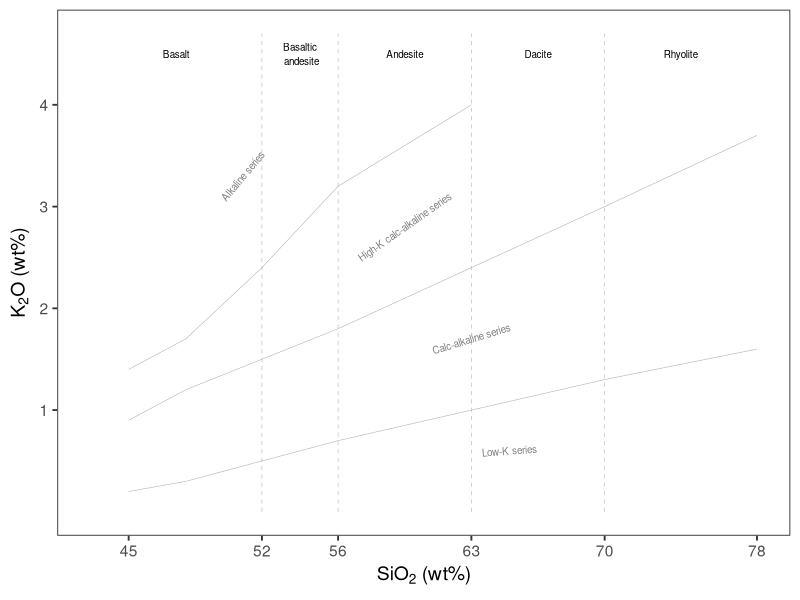

The R source for this figure: (Note: this script raises an error after producing the figure.)
require(here)
require(tidyverse)
require(patchwork)

#### plots ####
shapes <- c("E-11-03"=0,"E-11-06"=1,"E-11-07"=8,"E-11-10"=0,"E-11-11"=1,
            "E-11-13"=2,"E-11-16"=5,"E-11-18"=6,"E-11-19"=8,"K-12-28"=3,"K-12-29"=4,
            "E-11-08"=5,"E-11-08dup"=9,"T-12-06"=2,"T-12-06dup"=14,
            "T-12-07"=7,"T-12-08"=6,"T-12-09"=10,"T-12-10"=11,"K-12-24"=12,
            "K-12-25"=13,"K-12-26"=14)
cols <- c("E-11-03"="red","E-11-06"="red","E-11-07"="red","E-11-10"="#7AD04F",
          "E-11-11"="#7AD04F","E-11-13"="#7AD04F","E-11-16"="#7AD04F",
          "E-11-18"="#7AD04F","E-11-19"="#7AD04F","K-12-28"="red","K-12-29"="red",
          "E-11-08"="red","E-11-08dup"="red","T-12-06"="red","T-12-06dup"="red",
          "T-12-07"="red","T-12-08"="red","T-12-09"="red",
          "T-12-10"="red","K-12-24"="red","K-12-25"="red","K-12-26"="red")


## Figure S8
df = data.frame(x = c(43,78), y = c(0,4))
theme_set(theme_bw(base_size=14))
k2o_sio2 <- ggplot(data=df, mapping=aes(x=x, y=y)) + geom_blank() +
  theme(panel.grid.major = element_blank(), panel.grid.minor = element_blank()) +
  scale_y_continuous(limits=c(0,4.7), breaks = c(1,2,3,4)) +
  scale_x_continuous(limits=c(43,78), breaks = c(45,52,56,63,70,78)) +
  labs(y=expression(K[2]*O*~ "(wt%)"), x=expression(SiO[2]*~ "(wt%)"))+
  annotate("segment", x=52, xend=52, y=0, yend=4.7, size=0.2, linetype="dashed", colour="gray70")+
  annotate("segment", x=56, xend=56, y=0, yend=4.7, size=0.2, linetype="dashed", colour="gray70")+
  annotate("segment", x=63, xend=63, y=0, yend=4.7, size=0.2, linetype="dashed", colour="gray70")+
  annotate("segment", x=70, xend=70, y=0, yend=4.7, size=0.2, linetype="dashed", colour="gray70")+
  annotate("segment", x=48, xend=52, y=0.3, yend=0.5, size=0.2, colour="gray70")+
  annotate("segment", x=52, xend=56, y=0.5, yend=0.7, size=0.2, colour="gray70")+
  annotate("segment", x=56, xend=63, y=0.7, yend=1, size=0.2, colour="gray70")+
  annotate("segment", x=63, xend=70, y=1, yend=1.3, size=0.2, colour="gray70")+
  annotate("segment", x=70, xend=78, y=1.3, yend=1.6, size=0.2, colour="gray70")+
  annotate("segment", x=48, xend=52, y=1.2, yend=1.5, size=0.2, colour="gray70")+
  annotate("segment", x=52, xend=56, y=1.5, yend=1.8, size=0.2, colour="gray70")+
  annotate("segment", x=56, xend=63, y=1.8, yend=2.4, size=0.2, colour="gray70")+
  annotate("segment", x=63, xend=70, y=2.4, yend=3, size=0.2, colour="gray70")+
  annotate("segment", x=70, xend=78, y=3, yend=3.7, size=0.2, colour="gray70")+
  annotate("segment", x=48, xend=52, y=1.7, yend=2.4, size=0.2, colour="gray70")+
  annotate("segment", x=52, xend=56, y=2.4, yend=3.2, size=0.2, colour="gray70")+
  annotate("segment", x=56, xend=63, y=3.2, yend=4, size=0.2, colour="gray70")+
  annotate("segment", x=45, xend=48, y=1.4, yend=1.7, size=0.2, colour="gray70")+
  annotate("segment", x=45, xend=48, y=0.9, yend=1.2, size=0.2, colour="gray70")+
  annotate("segment", x=45, xend=48, y=0.2, yend=0.3, size=0.2, colour="gray70")+
  annotate("text", label="Basalt", x=47.5, y=4.5, size=2.5, colour="black")+
  annotate("text", label="Basaltic\n andesite", x=54, y=4.5, size=2.5, colour="black")+
  annotate("text", label="Andesite", x=59.5, y=4.5, size=2.5, colour="black")+
  annotate("text", label="Dacite", x=66.5, y=4.5, size=2.5, colour="black")+
  annotate("text", label="Rhyolite", x=74, y=4.5, size=2.5, colour="black")+
  annotate("text", label="Alkaline series", x=51, y=3.3, size=2.5, colour="gray50", angle = 50)+
  annotate("text", label="High-K calc-alkaline series", x=59.5, y=2.8, size=2.5, colour="gray50", angle = 35)+
  annotate("text", label="Calc-alkaline series", x=63, y=1.7, size=2.5, colour="gray50", angle = 17)+
  annotate("text", label="Low-K series", x=65, y=0.6, size=2.5, colour="gray50", angle = 4)

#filter iab samples
oxides_iab <- oxides %>%
  filter(Sample %in% c(
    "E-11-03", "E-11-06", "E-11-07", "E-11-10", "E-11-11", "E-11-13", "E-11-16",
    "E-11-18", "E-11-19", "K-12-28", "K-12-29"))
#plot data
p1 <- k2o_sio2 +
  geom_point(data=oxides_iab,
             aes(x=SiO2, y=K2O, color=factor(Sample), shape=factor(Sample)),
             size=3) +
  scale_shape_manual(values = shapes) + scale_color_manual(values = cols) +
  theme(panel.border = element_rect(colour = "black", fill=NA, size=0.8),
        panel.grid.major = element_blank(),panel.grid.minor = element_blank(),
        panel.background = element_blank(),
        axis.title.x = element_text(size = 12), axis.text.x = element_text(size = 9),
        axis.title.y = element_text(size = 12), axis.text.y = element_text(size = 9),
        legend.title = element_text(size = 0), legend.text = element_text(size = 9),
        legend.position="none", aspect.ratio=1)
p1

#make TAS template
df = data.frame(x = c(40,77), y = c(0,14))
theme_set(theme_bw(base_size=14))
tas <- ggplot(data=df, mapping=aes(x=x, y=y)) +
  geom_blank() +
  theme(panel.grid.major = element_blank(), panel.grid.minor = element_blank()) +
  scale_y_continuous(limits=c(0.5,10), breaks = c(2,4,6,8,10), expand = c(0, 0)) +
  scale_x_continuous(limits=c(37,57), breaks = c(41,45,49,53,57), expand = c(0, 0)) +
  labs(y=expression(Na[2]*O + K[2]*O*~ "(wt%)"), x=expression(SiO[2]*~ "(wt%)"))+
  annotate("segment", x=45, xend=45, y=1, yend=5, size = 0.2, colour = "gray50")+
  annotate("segment", x=45, xend=52, y=5, yend=5, size = 0.2, colour = "gray50")+
  annotate("segment", x=52, xend=57, y=5, yend=5.9, size = 0.2, colour = "gray50")+
  annotate("segment", x=45, xend=49.4, y=5, yend= 7.3, size = 0.2, colour = "gray50")+
  annotate("segment", x=49.4, xend=53, y=7.3, yend=9.3, size = 0.2, colour = "gray50")+
  annotate("segment", x=52, xend=69, y=5, yend=8, size = 0.2, colour = "gray50")+
  annotate("segment", x=76.5, xend=69, y=1, yend=8, size = 0.2, colour = "gray50")+
  annotate("segment", x=69, xend=69, y=8, yend=13, size = 0.2, colour = "gray50")+
  annotate("segment", x=45, xend=61.32, y=5, yend=13.7, size = 0.2, colour = "gray50")+
  annotate("segment", x=52, xend=52, y=1, yend=5, size = 0.2, colour = "gray50")+
  annotate("segment", x=57, xend=57, y=1, yend=5.9, size = 0.2, colour = "gray50")+
  annotate("segment", x=63, xend=63, y=1, yend=6.9, size = 0.2, colour = "gray50")+
  annotate("segment", x=52, xend=49.4, y=5, yend=7.3, size = 0.2, colour = "gray50")+
  annotate("segment", x=57, xend=53.05, y=5.9, yend=9.25, size = 0.2, colour = "gray50")+
  annotate("segment", x=63, xend=57.6, y=6.9, yend=11.7, size = 0.2, colour = "gray50")+
  annotate("segment", x=41, xend=45, y=3, yend=3, size = 0.2, colour = "gray50")+
  annotate("segment", x=41, xend=41, y=1, yend=3, size = 0.2, colour = "gray50")+
  annotate("segment", x=41, xend=41, y=3, yend=7, size = 0.2, colour = "gray50")+
  annotate("segment", x=41, xend=45, y=7, yend=9.4, size = 0.2, colour = "gray50")+
  annotate("segment", x=45, xend=52.5, y=9.4, yend=14, size = 0.2, colour = "gray50")+
  annotate("segment", x=49.4, xend=45, y=7.3, yend=9.4, size = 0.2, colour = "gray50")+
  annotate("segment", x=53, xend=48.4, y=9.3, yend=11.5, size = 0.2, colour = "gray50")+
  annotate("segment", x=57.6, xend=52.5, y=11.7, yend=14, size = 0.2, colour = "gray50")+
  annotate("text", label = "Alkali basalt", x = 48.5, y = 3.7, size=2.5, colour = "black")+
  annotate("text", label = "Basaltic\n andesite", x = 54.2, y = 3, size=2.5, colour = "gray80")+
  annotate("text", label = "Andesite", x = 60, y = 3.5, size=2.5, colour = "gray80")+
  annotate("text", label = "Dacite", x = 67.5, y = 4.2, size=2.5, colour = "gray80")+
  annotate("text", label = "Rhyolite", x = 73, y = 9, size=2.5, colour = "black")+
  annotate("text", label = "Trachybasalt", x = 48.8, y = 5.8, size=2.5, colour = "black")+
  annotate("text", label = "Basaltic\n trachyandesite", x = 52.9, y = 7, size=2.5, colour = "gray80")+
  annotate("text", label = "Trachyandesite", x = 57.8, y = 8.2, size=2.5, colour = "gray80")+
  annotate("text", label = "Trachyte", x = 62.5, y = 11.5, size=2.5, colour = "gray80")+
  annotate("text", label = "Trachydacite", x = 65, y = 9, size=2.5, colour = "gray80")+
  annotate("text", label = "Picrobasalt", x = 42.9, y = 2, size=2.5, colour = "gray80")+
  annotate("text", label = "Tephrite\n (Ol < 10%)\n or\n Basanite\n (Ol > 10%)",
           x = 44, y = 6.6, size=2.5, colour = "black")+
  annotate("text", label = "Phonotephrite", x = 48.9, y = 8.5, size=2.5, colour = "gray80")+
  annotate("text", label = "Tephriphonolite", x = 53, y = 11.5, size=2.5, colour = "gray80")+
  annotate("text", label = "Phonolite", x = 57, y = 13.3, size=2.5, colour = "gray80")+
  annotate("text", label = "Foidite", x = 41.5, y = 8.5, size=2.5, colour = "gray80")
# filter oib samples
oxides_oib <- oxides %>%
  filter(Sample %in% c("K-12-24", "K-12-25", "K-12-26","E-11-08", "T-12-06",
                       "T-12-07","T-12-08", "T-12-09", "T-12-10"))
#plot TAS
p2 <- tas + geom_point(data=oxides_oib,
                       aes(x=SiO2, y=Na2O+K2O, color=factor(Sample),
                           shape=factor(Sample)), size=3) +
  scale_shape_manual(values = shapes) + scale_color_manual(values = cols) +
  theme(panel.border = element_rect(colour = "black", fill=NA, size=0.8),
        panel.grid.major = element_blank(), panel.grid.minor = element_blank(),
        panel.background = element_blank(),
        axis.title.x = element_text(size = 12), axis.text.x = element_text(size = 9),
        axis.title.y = element_text(size = 12), axis.text.y = element_text(size = 9),
        legend.title = element_text(size = 0), legend.text = element_text(size = 9),
        legend.position="none", aspect.ratio=1)
p2
#save
pdf(here("analysis","supplementary-materials","FigS8.pdf"), width=4, height=8)
(p1 / p2)
dev.off()

